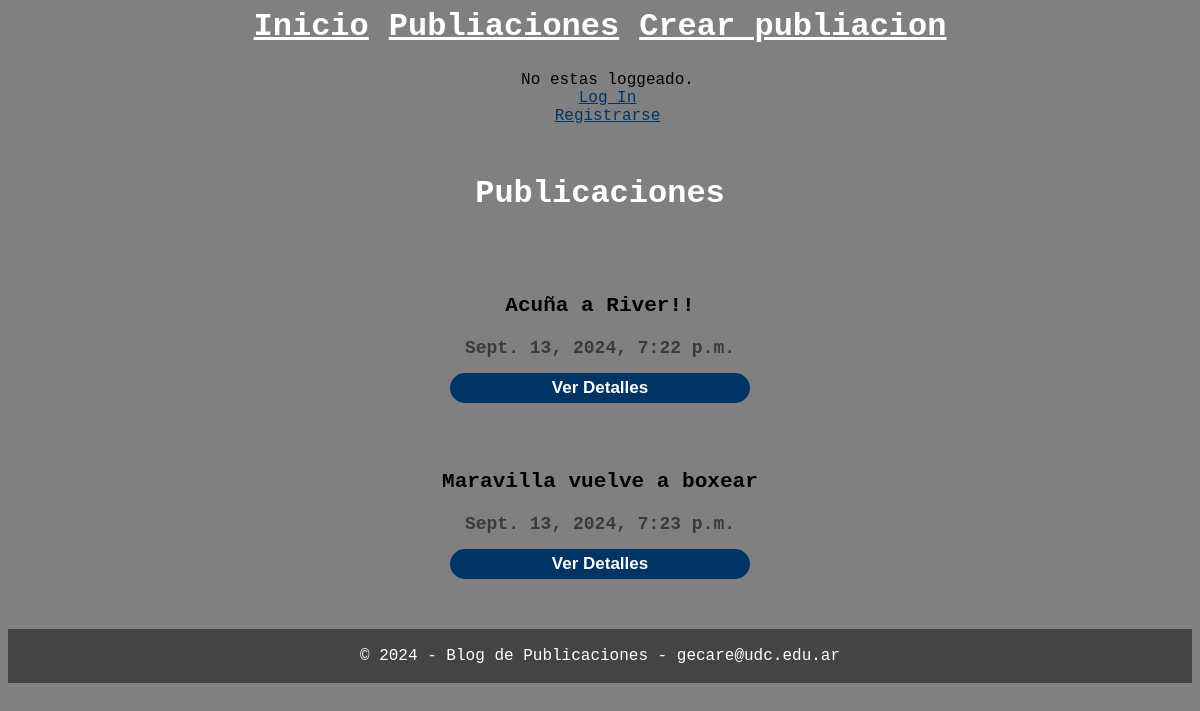
The page /publicaciones/ on the database as committed earlier.
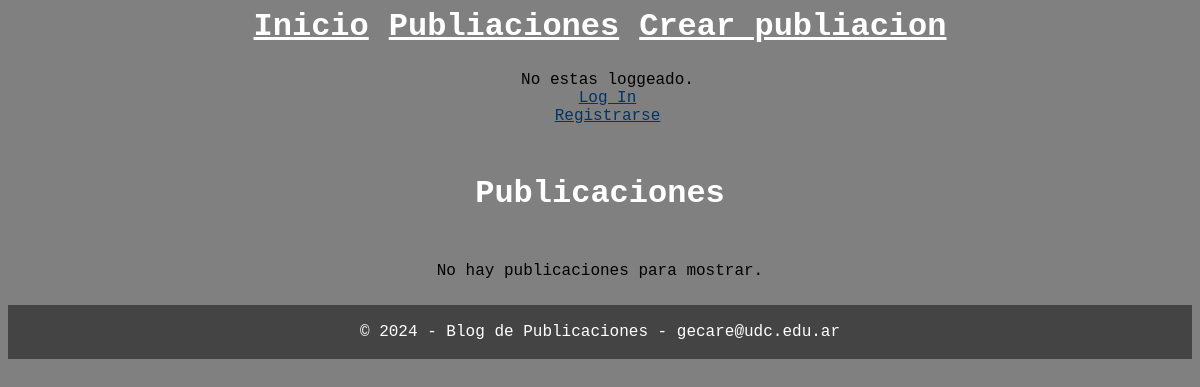
The same page on the database as committed later.
### post/models.py (models this page shows, shortened)
class Publicacion(models.Model):
    titulo = models.CharField(max_length=100)
    contenido = models.TextField()
    fecha_de_publicacion = models.DateTimeField(auto_now_add=True)
    autor = models.ForeignKey(User, on_delete=models.CASCADE, related_name='publicaciones')

### post/views.py (the view)
# urls.py: path('publicaciones/',Publicaciones.as_view(), name='publicaciones'),
class Publicaciones(ListView):
    model = Publicacion
    template_name = 'publicaciones.html'
    def get_queryset(self):
        return Publicacion.objects.all()

### post/templates/publicaciones.html (shortened to what this page needs)
{% extends "base.html" %}
{% block header %}
    <h1 style="margin-top: 50px; margin-bottom: 50px;">Publicaciones</h1>
{% endblock %}
{% block content %}
    {% if object_list %}
        {% for publicacion in object_list %}
            <ul class="lista-publicaciones">
                <li><h3> {{ publicacion.titulo|capfirst }} </h3></li>
                <li style="font-weight: bold; color: rgb(58, 58, 58);"> {{ publicacion.fecha_de_publicacion }}</li>
                <form method="get" action="{% url 'detalle_publicacion' publicacion.pk %}">
                    <button class="boton" type="submit">Ver Detalles</button>
                </form>
            </ul>
        {% endfor %}
    {% else %}
        <p>No hay publicaciones para mostrar.</p>
    {% endif %}
{% endblock %}

Rows that differ between the two databases and show on the page:
removed Publicacion: titulo "Acuña a River!!", fecha_de_publicacion "Sept. 13, 2024, 7:22 p.m."
removed Publicacion: titulo "Maravilla vuelve a boxear", fecha_de_publicacion "Sept. 13, 2024, 7:23 p.m."
Other text that changed with them:
text now shown: "No hay publicaciones para mostrar."
